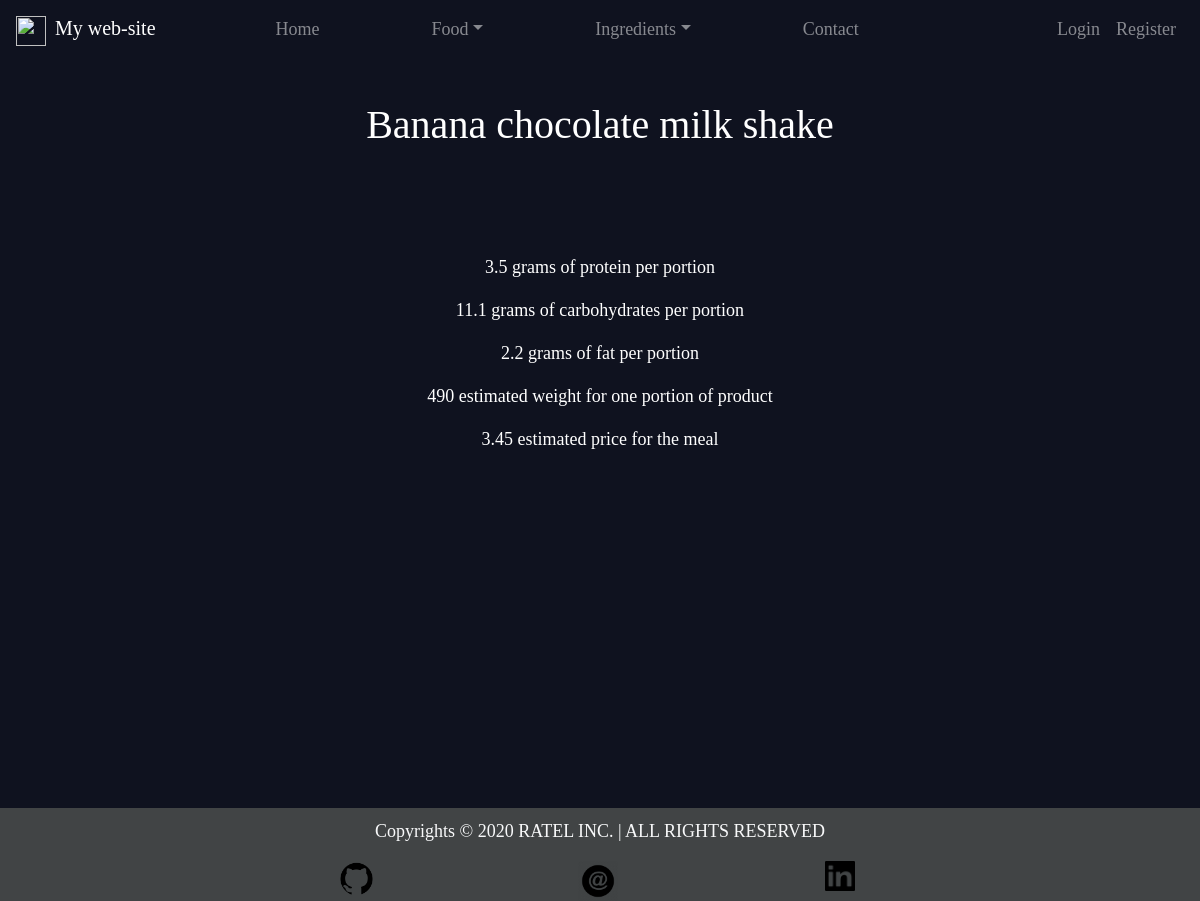
Page /food/prod_detail/banana-chocolate-milk-shake/ on the committed database.
### Food/models.py (models this page shows, shortened)
class Product(models.Model):
	name = models.CharField(max_length=50)
	ingredient = models.ManyToManyField(Ingredient, through="ReceipeIngredient")
	ingredinet_based = models.BooleanField(default=False)
	recipe = models.CharField(max_length=500, blank=True)
	slug = models.SlugField(max_length=100, unique=True, blank=True)
	@property
	def total_weight(self):
		product = Product.objects.get(pk=self.pk)
		result = sum([
				ReceipeIngredient.objects.get(ingredient=i, product=product).weight for i in product.ingredient.all()
			])
		return int(result)
	@property
	@zero_division_handling
	def total_protein(self):
		product = Product.objects.get(pk=self.pk)
		result = 0
		for i in product.ingredient.all():
				result += i.protein * ReceipeIngredient.objects.get(ingredient=i, product=product).weight
		return round(result/self.total_weight,1)#product.ingredient.count()
	@property
	@zero_division_handling
	def total_carbohydrates(self):
		product = Product.objects.get(pk=self.pk)
		result = 0
		for i in product.ingredient.all():
				result += i.carbohydrates * ReceipeIngredient.objects.get(ingredient=i, product=product).weight
		return round(result/self.total_weight,1)
	@property
	@zero_division_handling
	def total_fat(self):
		product = Product.objects.get(pk=self.pk)
		result = 0
		for i in product.ingredient.all():
			result += i.fat * ReceipeIngredient.objects.get(ingredient=i, product=product).weight
		return round(result/self.total_weight,1)
	@property
	@zero_division_handling
	def total_price(self):
		product = Product.objects.get(pk=self.pk)
		result = 0
		for i in product.ingredient.all():
			result += i.price * ReceipeIngredient.objects.get(ingredient=i, product=product).weight / 100
		return round(result,2)
	class Meta:
		ordering = ["name"]

class Ingredient(models.Model):
	name = models.CharField(max_length=50, unique=True)
	protein = models.FloatField(validators=[macro_quantity_validator,])
	carbohydrates = models.FloatField(validators=[macro_quantity_validator,])
	fat = models.FloatField(validators=[macro_quantity_validator,])
	quantity_per_portion = models.IntegerField(blank=True)
	price = models.DecimalField(max_digits=100, decimal_places=2, blank=True)
	food_type = models.CharField(max_length=2, choices=FOOD_TYPE_CHOICES, blank=True)
	slug = models.SlugField(max_length=100, unique=True, blank=True)
	class Meta:
		ordering = ["id"]

class ReceipeIngredient(models.Model):
	ingredient = models.ForeignKey(Ingredient, on_delete=models.CASCADE)
	product = models.ForeignKey(Product, on_delete=models.CASCADE)
	weight = models.IntegerField(null=True, blank=True)
	class Meta:
		ordering = ["id"]
		verbose_name_plural = "Receipe Ingredients"

### Food/views.py (the view)
# urls.py: path("prod_detail/<str:slug>/", ProductDetailView.as_view(), name="prod_detail"),
class ProductDetailView(DetailView):
	template_name = "Food/product_detail_view.html"
	model = Product
	context_object_name = "object"

### Food/models.py (called while the page is built)
def zero_division_handling(func):
	def wrapper_function(*agrs, **kwargs):
		try:
			return func(*agrs, **kwargs)
		except ZeroDivisionError:
			return 0
	return wrapper_function

### Templates/Food/product_detail_view.html (shortened to what this page needs)
{% extends 'main.html' %}
{% block content %}
	<div class="post">
        <h1>{{object.name|lower|capfirst}}</h1>
        <br><br><br>
        <p>{{ object.total_protein }} grams of protein per portion</p>
        <p>{{ object.total_carbohydrates }} grams of carbohydrates per portion</p>
        <p>{{ object.total_fat }}  grams of fat per portion</p>
        <p>{{ object.total_weight }} estimated weight for one portion of product</p>
        <p>{{ object.total_price }} estimated price for the meal</p>
    </div>
    <br><br><br><br><br>
{% endblock %}

### files/style.css (style rules this page uses)
body { background-color: #0f121f; font-family: Ubuntu; color: #fff; font-size:large; text-align: center; }

### rows in the picture
Product: name "Banana chocolate milk shake", total_protein "3.5", total_carbohydrates "11.1", total_fat "2.2", total_weight "490", total_price "3.45"
